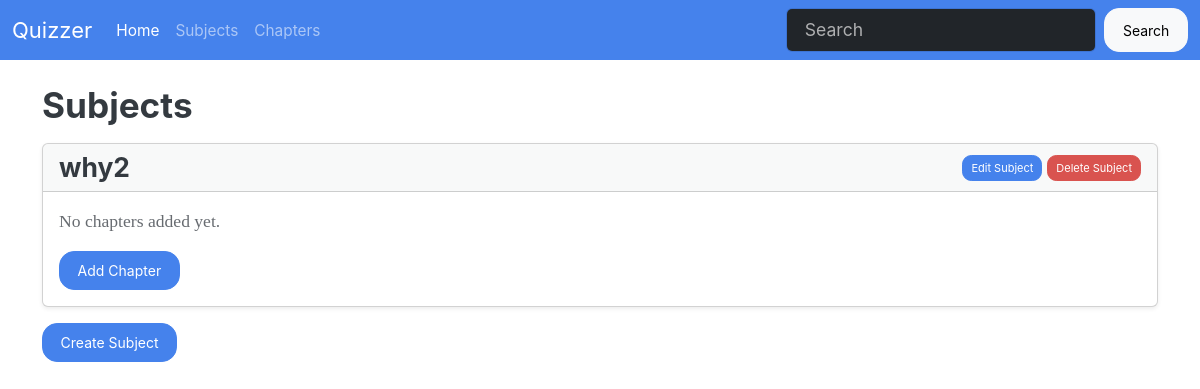
Page /admin/ (signed in) on the earlier database version.
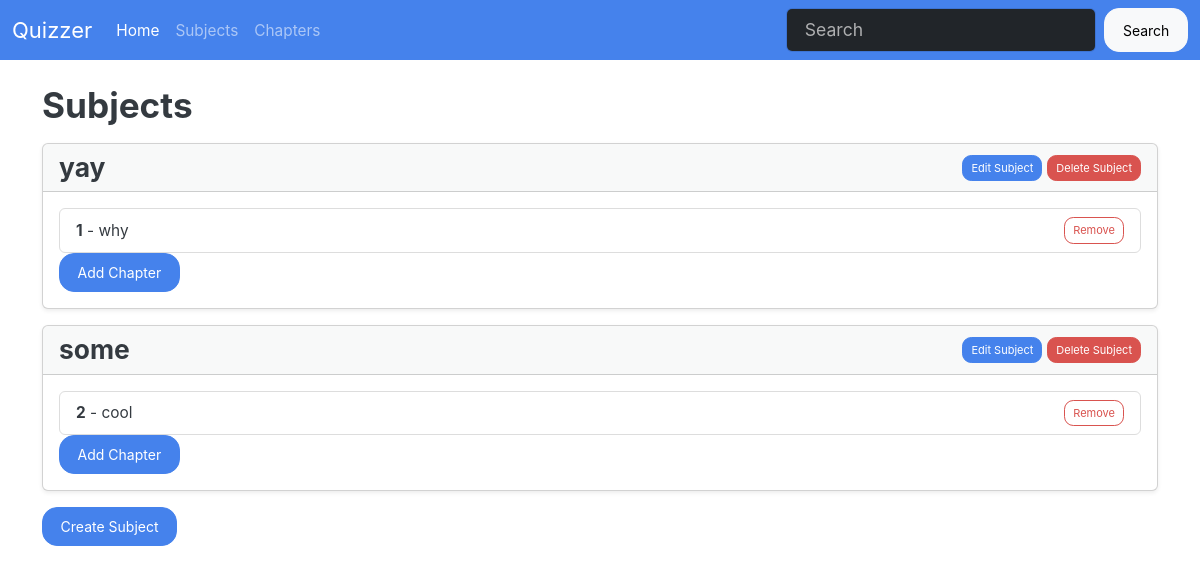
Same page on the later database version.
### models/models.py (models this page shows)
class Subject(db.Model):
    subject_id: Mapped[id_pk]
    subject_name: Mapped[str]
    description: Mapped[str]
    chapters: Mapped[List["Chapter"]] = relationship(
        back_populates="subject", cascade="all,delete-orphan"
    )

class Chapter(db.Model):
    subject_id: Mapped[int] = mapped_column(ForeignKey("subject.subject_id"))
    chapter_id: Mapped[id_pk]
    chapter_name: Mapped[str]
    description: Mapped[str]
    subject: Mapped["Subject"] = relationship(back_populates="chapters")
    quizzes: Mapped[List["Quiz"]] = relationship(back_populates="chapter")

### routes/admin_routes.py (the view)
@admin_bp.route("/", methods=["GET"])
def admin_home():
    subject_form = SubjectForm()
    chapter_form = ChapterForm()
    if request.method == "GET":
        subjects = session.scalars(select(Subject)).all()
        return render_template(
            "admin/home.html", subjects=subjects, subject_form=subject_form, chapter_form=chapter_form
        )

### forms.py
class SubjectForm(FlaskForm):
    subject_name = StringField("Subject Name", validators=[DataRequired()])
    description = StringField("Description")

class ChapterForm(FlaskForm):
    chapter_name = StringField("Chapter Name", validators=[DataRequired()])
    description = StringField("Description")

### app.py (called while the page is built)
@app.template_global()
def is_active(page_name):  # small function to make the nav_bar code better
    return "active" if request.endpoint == page_name else ""

### routes/__init__.py (called while the page is built)
def init_login_manager(app):
    login_manager = LoginManager()
    login_manager.init_app(app)
    login_manager.login_view = "auth.login"  # goes to the login() function in auth_bp
    @login_manager.user_loader
    def load_user(user_id):
        return db.session.scalar(select(User).where(User.user_id == user_id))

### routes/admin_routes.py (called while the page is built)
@admin_bp.before_request
def require_admin():
    if not current_user.is_authenticated or current_user.username != "admin":
        return current_app.login_manager.unauthorized()

### templates/admin/home.html (shortened to what this page needs)
{% extends "base.html" %}
{% block body %}
{% include "admin/nav.html" %}
<div class="container mt-4">
    {% include "admin/subjects_view.html" %}
    <button type="button" class="btn btn-primary" data-bs-toggle="modal" data-bs-target="#createSubjectModal">
      Create Subject
    </button>
</div>
{% endblock %}

### templates/base.html (shortened to what this page needs)
<!doctype html>
<html lang="en">
  <head>
    <link href="../static/style.css" rel="stylesheet">
  </head>
  <body>
    {% block body %} {% endblock %}
  </body>
</html>

### templates/admin/nav.html (shortened to what this page needs)
<nav class="navbar navbar-expand-lg bg-primary" data-bs-theme="dark">
  <div class="container-fluid">
    <a class="navbar-brand" href="#">Quizzer</a>
    <div class="collapse navbar-collapse" id="navbarColor01">
      <ul class="navbar-nav me-auto">
        <li class="nav-item">
          <a
            class="nav-link {{ is_active('admin.admin_home') }}"
            href="{{ url_for('admin.admin_home') }}"
            >Home</a
          >
        </li>
        <li class="nav-item">
          <a class="nav-link">Subjects</a>
        </li>
        <li class="nav-item">
          <a class="nav-link">Chapters</a>
        </li>
      </ul>
      <form class="d-flex">
        <input
          class="form-control me-sm-2"
          type="search"
          placeholder="Search"
        />
        <button class="btn btn-light my-2 my-sm-0" type="submit">Search</button>
      </form>
    </div>
  </div>
</nav>

### templates/admin/subjects_view.html (shortened to what this page needs)
<h2 class="mb-3">Subjects</h2>
 {% for subject in subjects %}
<div class="card mb-3 shadow-sm">
  <div class="card-header d-flex justify-content-between align-items-center">
    <h4 class="mb-0">{{ subject.subject_name }}</h4>
    <div>
      <button
        class="btn btn-primary btn-sm"
        onclick="editSubject({{ subject.subject_id }}, {{ subject.subject_name}})"
      >
        Edit Subject
      </button>
      <button
        class="btn btn-danger btn-sm"
        onclick="handleDelete('{{ url_for('admin.delete_subject', subject_id=subject.subject_id) }}')"
      >
        Delete Subject
      </button>
    </div>
  </div>
  <div class="card-body">
    {% if subject.chapters %}
    <ul class="list-group">
      {% for chapter in subject.chapters %}
      <li
        class="list-group-item d-flex justify-content-between align-items-center"
      >
        <span>
          <strong>{{ chapter.chapter_id }}</strong> - {{ chapter.chapter_name }}
        </span>
        <button
          class="btn btn-outline-danger btn-sm"
          onclick="deleteChapter({{ chapter.id }})"
        >
          Remove
        </button>
      </li>
      {% endfor %}
    </ul>
    {% else %}
    <p class="text-muted">No chapters added yet.</p>
    {% endif %}
    <button
      type="button"
      class="btn btn-primary"
      data-bs-toggle="modal"
      data-bs-target="#createChapterModal"
      onclick="updateModalFormAction({{ subject.subject_id }}, 'createChapterModal')"
    >
      Add Chapter
    </button>
  </div>
</div>
{% import "macros.html" as macros %} {{ macros.modal_form("createSubjectModal",
{% endfor %}

Differences in the rows shown:
removed Subject: subject_name "why2", shows "No chapters added yet."
added Subject: subject_name "yay"
added Chapter: chapter_id "1", chapter_name "why", shown under "yay"
added Subject: subject_name "some"
added Chapter: chapter_id "2", chapter_name "cool", shown under "some"
